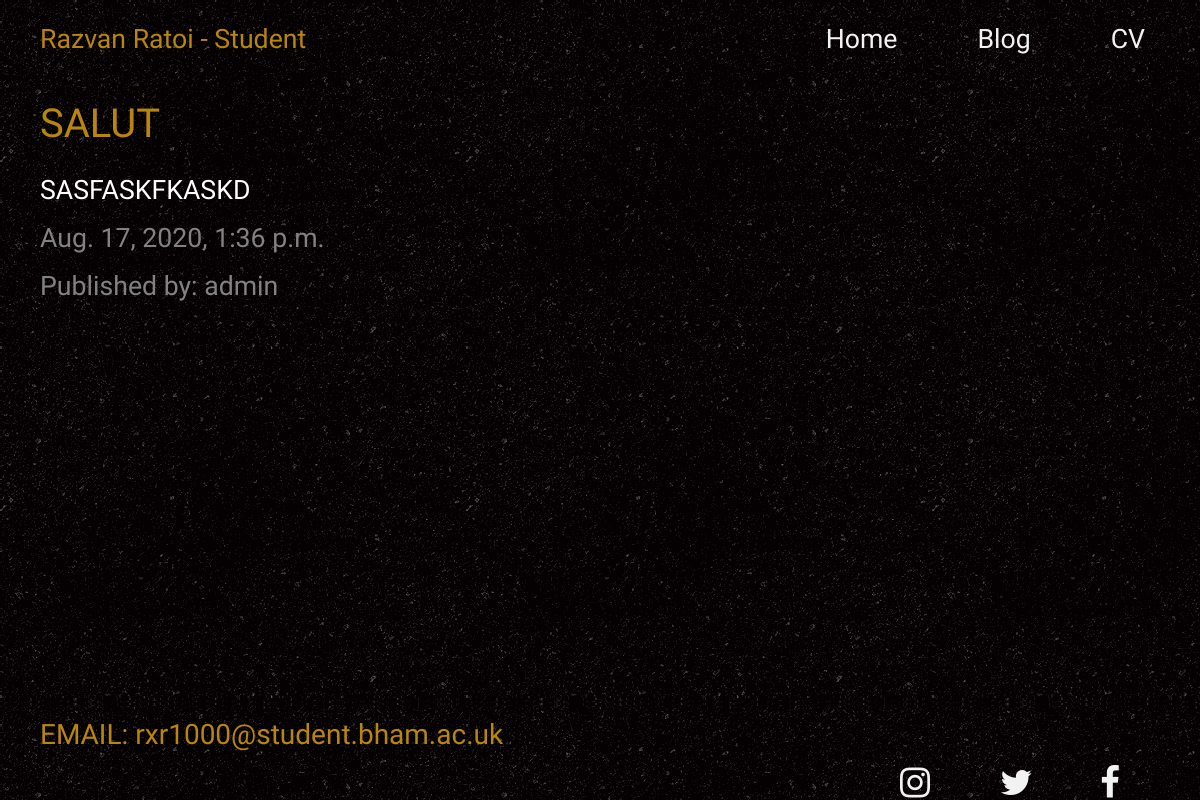
Screenshot of /post/9/ with the database file from the repository.
### blog/models.py (models this page shows, shortened)
class Post(models.Model):
    author = models.ForeignKey(settings.AUTH_USER_MODEL, on_delete=models.CASCADE)
    title = models.CharField(max_length=200)
    text = models.TextField()
    created_date = models.DateTimeField(default=timezone.now)
    published_date = models.DateTimeField(blank=True, null=True)

### blog/views.py (the view)
# urls.py: path('post/<int:pk>/', views.post_detail, name='post_detail'),
def post_detail(request, pk):
    post = get_object_or_404(Post, pk=pk)
    return render(request, 'blog/post_detail.html', {'post': post})

### blog/templates/blog/post_detail.html
{% extends 'blog/base.html' %}
{% block content %}
    <div class="post">
        <div class="title">
            <h2><a href="{% url 'post_list' %}"> {{ post.title }}</a></h2>
        </div>
        <p>{{ post.text|linebreaksbr }}</p>
        {% if post.published_date %}
            <div class="date">
                {{ post.published_date }}
            </div>
            <div class="author">
                <p>Published by: {{ post.author }}</p>
            </div>
        {% endif %}
    </div>
{% endblock %}

### blog/static/css/base.css (style rules this page uses)
body { font-family: 'Roboto Condensed', sans-serif; width: 100%; background-color: #050002; background-image: url("images/asfalt-light.png"); }
h2 a { margin-top: 20px; color: darkgoldenrod; font-size: 30pt; text-decoration: none; text-align: left; width: 100%; }
h2 { color: darkgoldenrod; font-size: 20pt; text-decoration: none; }

### blog/static/css/blog.css (style rules this page uses)
.title { text-align: left; font-size: 35px; color: white; padding-bottom: 15px; }
.date { color: #828282; padding-bottom: 10px; }
.author { color: #828282; }
.post { padding-bottom: 40px; padding-top: 10px ; margin-left: 25px; font-size: 20pt; width: 100%; color: white; text-align: justify; }

### rows the page displays
Post: title "SALUT", text "SASFASKFKASKD", published_date "Aug. 17, 2020, 1:36 p.m.", author "admin"
